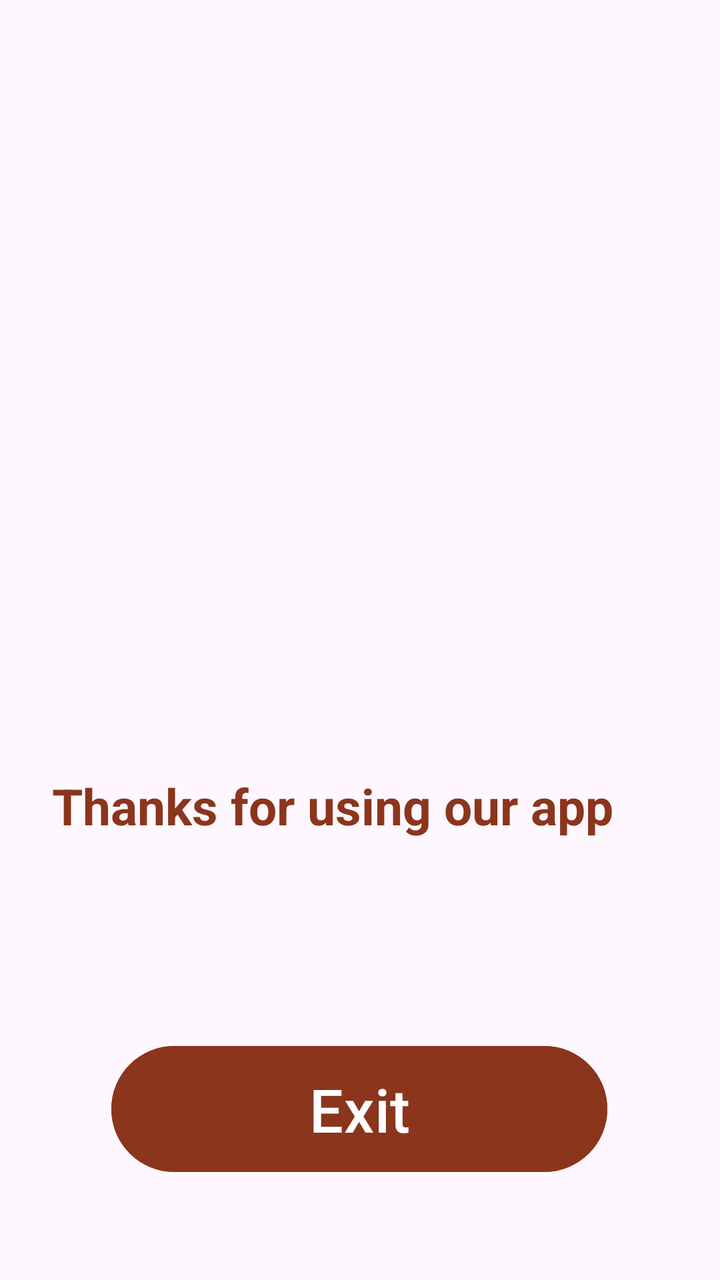
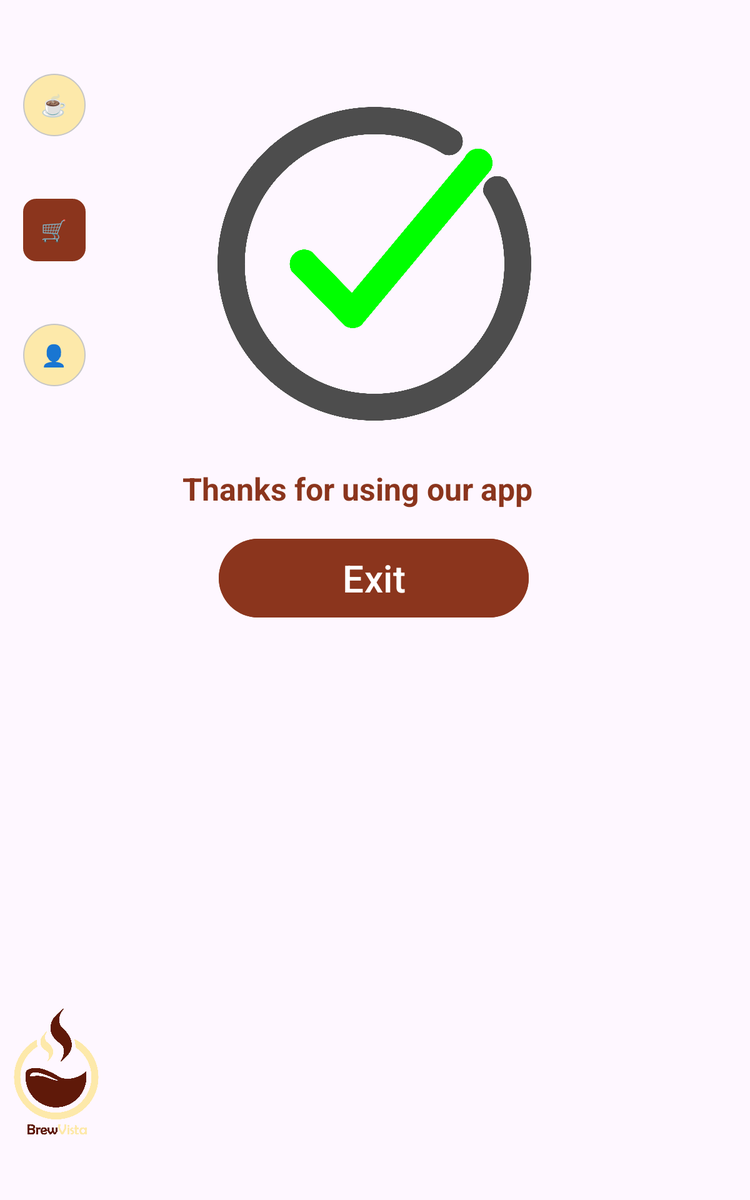

One screen, two layout resources from the same app: the default and the repository's alternative for another configuration. Each is rendered where Android would select it; the XML of both is given below.
<!-- AndroidManifest.xml: application theme Theme.CoffeeProject -->
<!-- res/layout/activity_success.xml -->
<?xml version="1.0" encoding="utf-8"?>
<androidx.constraintlayout.widget.ConstraintLayout xmlns:android="http://schemas.android.com/apk/res/android"
    xmlns:app="http://schemas.android.com/apk/res-auto"
    xmlns:tools="http://schemas.android.com/tools"
    android:layout_width="match_parent"
    android:layout_height="match_parent"
    tools:context=".SuccessActivity">


    <ImageView
        android:id="@+id/success_icon"
        android:layout_width="211dp"
        android:layout_height="218dp"
        android:layout_marginTop="108dp"
        android:src="@drawable/successs"
        app:layout_constraintEnd_toEndOf="parent"
        app:layout_constraintStart_toStartOf="parent"
        app:layout_constraintTop_toTopOf="parent" />

    <TextView
        android:id="@+id/success_info"
        android:layout_width="308dp"
        android:layout_height="33dp"
        android:layout_gravity="center"
        android:layout_marginTop="60dp"
        android:text="@string/success"
        android:textColor="@color/button"
        android:textSize="25sp"
        android:textStyle="bold"
        app:layout_constraintEnd_toEndOf="parent"
        app:layout_constraintStart_toStartOf="parent"
        app:layout_constraintTop_toBottomOf="@+id/success_icon" />


    <Button
        android:id="@+id/success_btn"
        android:layout_width="248dp"
        android:layout_height="71dp"
        android:layout_marginTop="100dp"
        android:backgroundTint="@color/button"
        android:text="@string/exit"
        android:textSize="30dp"
        app:layout_constraintEnd_toEndOf="parent"
        app:layout_constraintHorizontal_bias="0.496"
        app:layout_constraintStart_toStartOf="parent"
        app:layout_constraintTop_toBottomOf="@+id/success_info" />
</androidx.constraintlayout.widget.ConstraintLayout>
<!-- resources referenced by this layout -->
<resources>
  <color name="button">#8B351D</color>
  <string name="exit">Exit</string>
  <string name="success">Thanks for using our app</string>
  <style name="Theme.CoffeeProject" parent="Base.Theme.CoffeeProject" />
  <style name="Base.Theme.CoffeeProject" parent="Theme.Material3.DayNight.NoActionBar">
          
          
      </style>
</resources>
<!-- res/layout-sw600dp/activity_success.xml (the repository's variant of the layout above) -->
<!-- drawn on a 7-inch tablet held upright -->
<?xml version="1.0" encoding="utf-8"?>
<androidx.constraintlayout.widget.ConstraintLayout xmlns:android="http://schemas.android.com/apk/res/android"
    xmlns:app="http://schemas.android.com/apk/res-auto"
    xmlns:tools="http://schemas.android.com/tools"
    android:layout_width="match_parent"
    android:layout_height="match_parent"
    tools:context=".SuccessActivity">


    <ImageView
        android:id="@+id/success_icon"
        android:layout_width="251dp"
        android:layout_height="254dp"
        android:layout_marginTop="84dp"
        android:src="@drawable/success"
        app:layout_constraintEnd_toEndOf="parent"
        app:layout_constraintHorizontal_bias="0.499"
        app:layout_constraintStart_toStartOf="parent"
        app:layout_constraintTop_toTopOf="parent" />

    <TextView
        android:id="@+id/success_info"
        android:layout_width="308dp"
        android:layout_height="33dp"
        android:layout_gravity="center"
        android:layout_marginTop="36dp"
        android:text="@string/success"
        android:textColor="@color/button"
        android:textSize="25sp"
        android:textStyle="bold"
        app:layout_constraintEnd_toEndOf="parent"
        app:layout_constraintStart_toStartOf="parent"
        app:layout_constraintTop_toBottomOf="@+id/success_icon" />

    <Button
        android:id="@+id/success_btn"
        android:layout_width="248dp"
        android:layout_height="71dp"
        android:layout_marginTop="20dp"
        android:backgroundTint="@color/button"
        android:text="@string/exit"
        android:textSize="30dp"
        app:layout_constraintEnd_toEndOf="parent"
        app:layout_constraintHorizontal_bias="0.497"
        app:layout_constraintStart_toStartOf="parent"
        app:layout_constraintTop_toBottomOf="@+id/success_info" />

    <RadioGroup
        android:id="@+id/radioGroup"
        android:layout_width="87dp"
        android:layout_height="315dp"
        android:gravity="center"
        android:orientation="vertical"
        android:paddingHorizontal="10dp"
        app:layout_constraintBottom_toBottomOf="parent"
        app:layout_constraintEnd_toStartOf="@+id/main_label"
        app:layout_constraintHorizontal_bias="0.0"
        app:layout_constraintStart_toStartOf="parent"
        app:layout_constraintTop_toTopOf="parent"
        app:layout_constraintVertical_bias="0.002">

        <RadioButton
            android:id="@+id/shop_btn"
            android:layout_width="50dp"
            android:layout_height="50dp"
            android:layout_marginHorizontal="15dp"
            android:layout_marginTop="50dp"
            android:background="@drawable/radio_button_style"
            android:button="@android:color/transparent"
            android:gravity="center"
            android:text="@string/coffeeIcon"
            android:textColor="@drawable/radio_button_text"
            android:textSize="17sp"
            android:textStyle="bold" />

        <RadioButton
            android:id="@+id/cart_btn"
            android:layout_width="50dp"
            android:layout_height="50dp"
            android:layout_marginHorizontal="15dp"
            android:layout_marginTop="50dp"
            android:background="@drawable/radio_button_style"
            android:button="@android:color/transparent"
            android:checked="true"
            android:gravity="center"
            android:text="@string/CartIcon"
            android:textColor="@drawable/radio_button_text"
            android:textSize="17sp"
            android:textStyle="bold" />

        <RadioButton
            android:id="@+id/profile_btn"
            android:layout_width="50dp"
            android:layout_height="50dp"
            android:layout_marginHorizontal="15dp"
            android:layout_marginTop="50dp"
            android:background="@drawable/radio_button_style"
            android:button="@android:color/transparent"
            android:gravity="center"
            android:text="@string/profileIcon"
            android:textColor="@drawable/radio_button_text"
            android:textSize="17sp"
            android:textStyle="bold" />
    </RadioGroup>

    <ImageView
        android:id="@+id/imageView2"
        android:layout_width="90dp"
        android:layout_height="103dp"
        android:layout_marginTop="140dp"
        android:layout_marginBottom="50dp"
        app:layout_constraintBottom_toBottomOf="parent"
        app:layout_constraintHorizontal_bias="0.0"
        app:layout_constraintStart_toStartOf="parent"
        app:srcCompat="@drawable/logo" />


</androidx.constraintlayout.widget.ConstraintLayout>
<!-- resources referenced by the variant -->
<!-- as a 7-inch tablet held upright resolves them -->
<resources>
  <color name="button">#8B351D</color>
  <!-- drawable logo: png bitmap (drawable, 80112 bytes) -->
  <!-- drawable radio_button_style (drawable) -->
  <?xml version="1.0" encoding="utf-8"?>
  <selector xmlns:android="http://schemas.android.com/apk/res/android">
      <item android:drawable="@drawable/radio_btn_selected" android:state_checked="true" />
      <item android:drawable="@drawable/radio_btn_regular" />
  </selector>
  <!-- drawable radio_button_text (drawable) -->
  <?xml version="1.0" encoding="utf-8"?>
  <selector xmlns:android="http://schemas.android.com/apk/res/android">
      <item android:color="@color/card" android:state_checked="false" />
      <item android:color="@color/grey" android:state_checked="true" />
  </selector>
  <!-- drawable success: png bitmap (drawable, 127658 bytes) -->
  <string name="CartIcon">🛒</string>
  <string name="coffeeIcon">☕</string>
  <string name="exit">Exit</string>
  <string name="profileIcon">👤</string>
  <string name="success">Thanks for using our app</string>
  <style name="Theme.CoffeeProject" parent="Base.Theme.CoffeeProject" />
  <!-- drawable radio_btn_selected (drawable) -->
  <?xml version="1.0" encoding="utf-8"?>
  <shape xmlns:android="http://schemas.android.com/apk/res/android"
      android:shape="rectangle">
      <corners
          android:radius="10dp"
          />
      <solid android:color="@color/button" />
      <stroke
          android:width="1dp"
          android:color="@color/button" />
  </shape>
  <!-- drawable radio_btn_regular (drawable) -->
  <?xml version="1.0" encoding="utf-8"?>
  <shape xmlns:android="http://schemas.android.com/apk/res/android"
      android:shape="rectangle">
      <corners android:radius="100dp" />
      <solid android:color="@color/cream" />
      <stroke
          android:width="1dp"
          android:color="@color/gray" />
  </shape>
  <color name="card">#C28751</color>
  <color name="grey">#FFF4D2</color>
  <style name="Base.Theme.CoffeeProject" parent="Theme.Material3.DayNight.NoActionBar">
          
          
      </style>
  <color name="cream">#FDE9AA</color>
  <color name="gray">#C6C6C6</color>
</resources>
